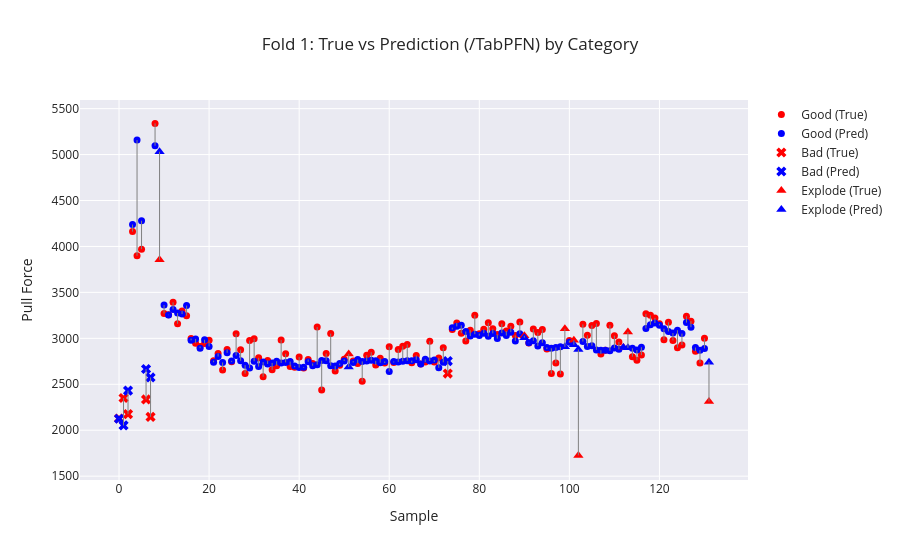
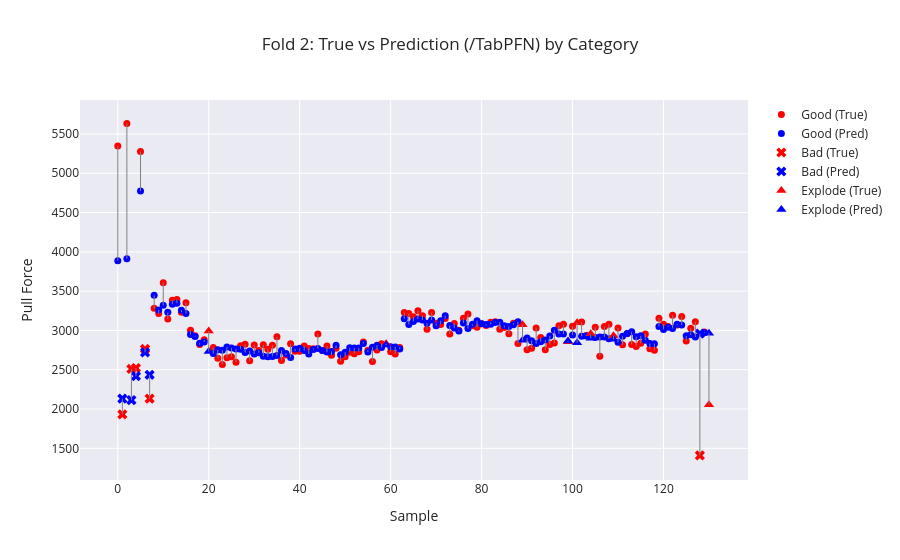
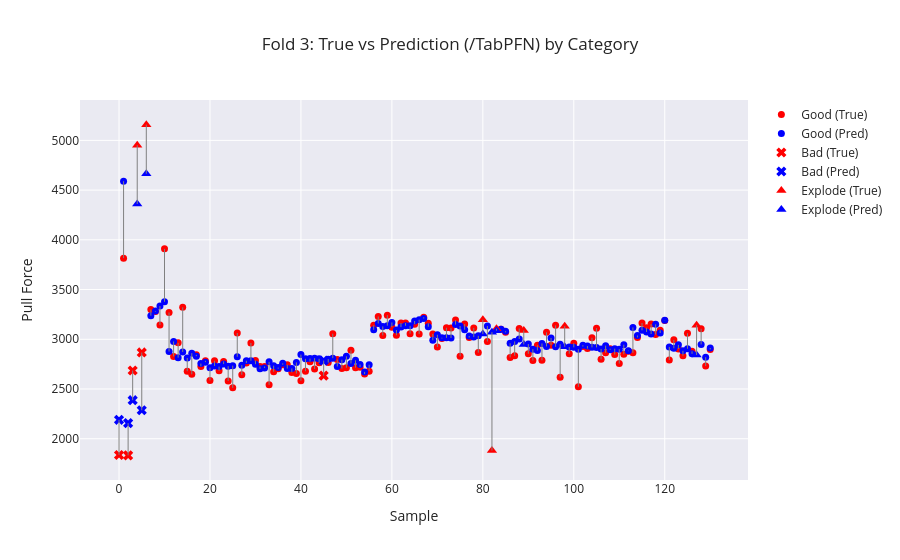

The cell these charts' notebook holds for them, in order:
### Markdown cell above
# Cross Validation

### Code cell
cross_df = pd.read_csv("data/train_dev_data.csv")
target_column_regression = "PullTest (N)" 

skf = StratifiedKFold(n_splits=3, shuffle=True, random_state=42)

mapping = {
    "Explode": "Pullout",
    "Good": "Pullout",
    "Bad": "Interfacial"
}

def apply_mapping(arr):
    return np.array([mapping[x] for x in arr])

#Metrics with and without physical inference
direct_mae, direct_rmse, direct_r2 = [], [], [] 
hybrid_mae, hybrid_rmse, hybrid_r2 = [], [], [] 
nugget_mae, nugget_rmse = [], []

for fold, (train_index, val_index) in enumerate(skf.split(cross_df["Sample ID"], cross_df["Category"])):

    # Build fold-specific data
    train_df = cross_df.iloc[train_index].copy()
    val_df   = cross_df.iloc[val_index].copy()

    train_df["Category"] = apply_mapping(train_df["Category"])
    val_df["Category"] = apply_mapping(val_df["Category"])

    # Group targets by Sample ID (SAME as non‑CV pipeline)
    y_train_reg = train_df.groupby("Sample ID")["PullTest (N)"].first()
    y_val_reg   = val_df.groupby("Sample ID")["PullTest (N)"].first()

    # Build feature matrices at Sample ID level
    x_train = train_df.groupby("Sample ID").first()
    x_val   = val_df.groupby("Sample ID").first()

    # Extract features for nugget, class, regression
    x_tr_nug, y_tr_nug = get_features_and_target(x_train, target_column_nugget)
    x_val_nug, y_val_nug = get_features_and_target(x_val, target_column_nugget)

    x_tr_class, y_tr_class = get_features_and_target(x_train, target_column_class)
    x_val_class, y_val_class = get_features_and_target(x_val, target_column_class)

    x_tr_reg, y_tr_reg = get_features_and_target(x_train, target_column_regression)
    x_val_reg, y_val_reg = get_features_and_target(x_val, target_column_regression)

    # Nugget estimation
    if model_name_nugget == 'TabPFNNugget':
        regressor_nug = TabPFNRegressor()
        regressor_nug.fit(x_tr_nug, y_tr_nug)

        # Predict on sample-level train and val
        predictions_nugget_train = pd.Series(
            regressor_nug.predict(x_tr_nug),
            index=x_tr_nug.index
        )
        predictions_nugget_dev = pd.Series(
            regressor_nug.predict(x_val_nug),
            index=x_val_nug.index
        )

    elif model_name_nugget == 'XGBoostNugget':
        # If you want to use XGBoost, use the sample-level x_tr_nug / x_val_nug
        dtrain = xgb.DMatrix(x_tr_nug, label=y_tr_nug)
        dtest = xgb.DMatrix(x_val_nug, label=y_val_nug)

        params = {
            'objective': 'reg:squarederror',
            'max_depth': 3,
            'eta': 0.2,
            'eval_metric': 'rmse',
        }
        num_boost_round = 10
        bst = xgb.train(params, dtrain, num_boost_round)

        predictions_nugget_train = pd.Series(bst.predict(dtrain), index=x_tr_nug.index)
        predictions_nugget_dev   = pd.Series(bst.predict(dtest),  index=x_val_nug.index)

    elif model_name_nugget == 'RandomForestNugget':
        params = {
            'n_estimators': 98,
            'max_depth': 4,
            'min_samples_split': 3,
            'min_samples_leaf': 4,
            'random_state': 42,
        }
        rf_nug = RandomForestRegressor(**params)
        rf_nug.fit(x_tr_nug, y_tr_nug)

        predictions_nugget_train = pd.Series(rf_nug.predict(x_tr_nug), index=x_tr_nug.index)
        predictions_nugget_dev   = pd.Series(rf_nug.predict(x_val_nug), index=x_val_nug.index)

    nugget_mae.append(mean_absolute_error(y_val_nug, predictions_nugget_dev)) 
    nugget_rmse.append(np.sqrt(mean_squared_error(y_val_nug, predictions_nugget_dev))) 



    # -----------------------------
    # XGBoost CLASSIFIER
    # -----------------------------
    if model_name_class == 'XGBoostClassifier':

        params = {
            "max_depth": 5,
            "learning_rate": 0.3,
            "n_estimators": 177,
            "tree_method": "hist",
            "eval_metric": "mlogloss"
        }

        # Encode labels → integers (required for XGBClassifier)
        le = LabelEncoder()
        y_val_class = le.fit_transform(y_val_class)
        y_tr_class = le.transform(y_tr_class)

        classifier = XGBClassifier(**params)
        classifier.fit(x_tr_class, y_tr_class)

        preds = classifier.predict(x_val_class)
        # Reverse LabelEncoder back to original class names
        preds = le.inverse_transform(preds)
        y_val_class = le.inverse_transform(y_val_class)


    # -----------------------------
    # RANDOM FOREST CLASSIFIER
    # -----------------------------
    elif model_name_class == 'RandomForestClassifier':

        
        params = {
            'n_estimators': 27,
            'max_depth': 7,
            'min_samples_split': 5,
            'min_samples_leaf': 2,
            'max_features': 'log2',
        }

        classifier = RandomForestClassifier(**params)
        classifier.fit(x_tr_class, y_tr_class)

        preds = classifier.predict(x_val_class)

    # -----------------------------
    # TABPFN CLASSIFIER
    # -----------------------------
    elif model_name_class == 'TabPFNClassifier':

        classifier = TabPFNClassifier()
        classifier.fit(x_tr_class, y_tr_class)

        preds = classifier.predict(x_val_class)

    mis_idx = np.where(preds != y_val_class)[0]

    if len(mis_idx) > 0:
        mis_sample_ids = x_val_class.index[mis_idx]   # correct index space
        print("\nMisclassified rows:")
        print(cross_df[cross_df["Sample ID"].isin(mis_sample_ids)])


    # Plot classification results for this fold
    plot_visualizer_classification(
        y_true=y_val_class,
        y_pred=preds,
        class_labels=["Interfacial", "Pullout"],
        title=f"Fold {fold+1} — Confusion Matrix"
    )

    
    if model_name_reg == 'TabPFN':
        predictions_class_train = classifier.predict(x_tr_class)
        predictions_class_dev   = classifier.predict(x_val_class)

        physics_train = compute_pullforces(x_tr_reg, y_tr_reg, predictions_class_train, predictions_nugget_train) 
        physics_val = compute_pullforces(x_val_reg, y_val_reg, predictions_class_dev, predictions_nugget_dev)

        y_train_delta = physics_train - y_train_reg 

        # Initialize the regressor
        regressor = TabPFNRegressor()  # Uses TabPFN-2.5 weights, trained on synthetic data only.
        # To use TabPFN v2:
        # regressor = TabPFNRegressor.create_default_for_version(ModelVersion.V2)
        regressor.fit(x_tr_reg, y_train_delta)

        # Predict on the test set
        predictions_regression_dev_without_physics = regressor.predict(x_val_reg)
        final_pred_regression_dev_without_physics  = physics_val - predictions_regression_dev_without_physics




    elif model_name_reg == 'XGBoost':

        # Convert the data into DMatrix format
        dtrain = xgb.DMatrix(x_tr_reg, label=y_train)
        dtest = xgb.DMatrix(x_val_reg, label=y_val_reg)

        # Set the parameters for the XGBoost model
        params = {
            'objective': 'reg:squarederror',
            'max_depth': 1,
            'eta': 0.57,
            'eval_metric': 'rmse',
        }

        # Train the model
        num_boost_round = 13
        bst = xgb.train(params, dtrain, num_boost_round)

        # Make predictions
        predictions_regression_dev_without_physics = bst.predict(dtest)

        predictions_class_train = classifier.predict(x_tr_class)
        predictions_class_dev   = classifier.predict(x_val_class)


    elif model_name_reg == 'RandomForest':
        predictions_class_train = classifier.predict(x_tr_class)
        predictions_class_dev   = classifier.predict(x_val_class)
    
        physics_train = compute_pullforces(x_tr_reg, y_tr_reg, predictions_class_train, predictions_nugget_train) 
        physics_val = compute_pullforces(x_val_reg, y_val_reg, predictions_class_dev, predictions_nugget_dev)

        y_train_delta = physics_train - y_train_reg 

        # Set the parameters for the Random Forest model
        params = {
                'n_estimators': 19,
                'max_depth': 5,
                'min_samples_split': 6,
                'min_samples_leaf': 3,
                'random_state': 42,
        }
        
        predictions_regression_dev_without_physics = RandomForestRegressor(**params).fit(x_tr_reg, y_train_delta).predict(x_val_reg)
        final_pred_regression_dev_without_physics  = physics_val - predictions_regression_dev_without_physics


    direct_mae.append(mean_absolute_error(y_val_reg, final_pred_regression_dev_without_physics)) 
    direct_rmse.append(np.sqrt(mean_squared_error(y_val_reg, final_pred_regression_dev_without_physics))) 
    direct_r2.append(r2_score(y_val_reg, final_pred_regression_dev_without_physics))

    # Categories
    categories= cross_df.iloc[val_index]["Category"].values

    plot_visualizer(
        true_vals=y_val_reg,
        pred_vals=final_pred_regression_dev_without_physics,
        categories=categories,
        title=f"Fold {fold+1}: True vs Prediction (/{model_name_reg}) by Category"
    )
   


    print(f"\n=== Fold {fold+1} ===") 
    print(f"Direct:\n MAE={direct_mae[-1]:.2f},\n RMSE={direct_rmse[-1]:.2f},\n R²={direct_r2[-1]:.2f}\n")

    corr = np.corrcoef(physics_train, y_train_reg)[0,1] 
    print(f"Pearson correlation (Physics vs True PullForce): {corr:.4f}")

print("\n=== FINAL CROSS‑VALIDATION RESULTS ===") 
print("\n--- Direct Model ---") 
print(f"MAE mean: {np.mean(direct_mae):.2f}") 
print(f"RMSE mean: {np.mean(direct_rmse):.2f}") 
print(f"R² mean: {np.mean(direct_r2):.2f}")
